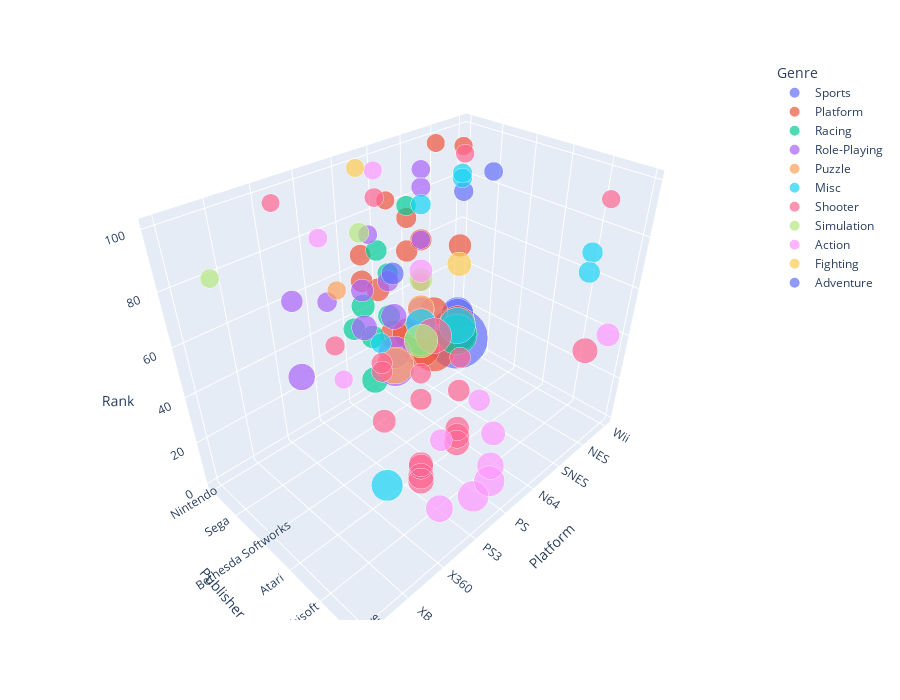

This figure's notebook cell:
### Markdown cell above
**Decided to create a 3D ScatterPlot to lump in all the information and get a basic overview**

### Code cell
px.scatter_3d(gamesales,x='Platform',y='Publisher',z='Rank',color='Genre',size ='Global_Sales',
              size_max=60,hover_data=['Name'],height=700)

### Figure 1 — Plotly figure (JSON) as saved in the notebook; plotly's stock layout.template omitted (floating-point values rounded to 4 significant figures)
{"data": [{"customdata": [["Wii Sports"], ["Wii Sports Resort"], ["Wii Fit"], ["Wii Fit Plus"], ["FIFA 16"], ["Mario & Sonic at the Olympic Games"]], "hovertemplate": "Genre=Sports<br>Platform=%{x}<br>Publisher=%{y}<br>Rank=%{z}<br>Global_Sales=%{marker.size}<br>Name=%{customdata[0]}<extra></extra>", "legendgroup": "Sports", "marker": {"color": "#636efa", "size": [82.74, 33, 22.72, 22, 8.49, 8.06], "sizemode": "area", "sizeref": 0.02298, "symbol": "circle"}, "mode": "markers", "name": "Sports", "scene": "scene", "showlegend": true, "type": "scatter3d", "x": ["Wii", "Wii", "Wii", "Wii", "PS4", "Wii"], "y": ["Nintendo", "Nintendo", "Nintendo", "Nintendo", "Electronic Arts", "Sega"], "z": [1, 4, 14, 15, 78, 86]}, {"customdata": [["Super Mario Bros."], ["New Super Mario Bros."], ["New Super Mario Bros. Wii"], ["Super Mario World"], ["Super Mario Land"], ["Super Mario Bros. 3"], ["Super Mario 64"], ["Super Mario Galaxy"], ["Super Mario 3D Land"], ["Super Mario All-Stars"], ["Super Mario 64"], ["New Super Mario Bros. 2"], ["Donkey Kong Country"], ["Super Mario Galaxy 2"], ["Crash Bandicoot 2: Cortex Strikes Back"], ["Super Mario Bros. 2"]], "hovertemplate": "Genre=Platform<br>Platform=%{x}<br>Publisher=%{y}<br>Rank=%{z}<br>Global_Sales=%{marker.size}<br>Name=%{customdata[0]}<extra></extra>", "legendgroup": "Platform", "marker": {"color": "#EF553B", "size": [40.24, 30.01, 28.62, 20.61, 18.14, 17.28, 11.89, 11.52, 10.79, 10.55, 10.42, 9.82, 9.3, 7.69, 7.58, 7.46], "sizemode": "area", "sizeref": 0.02298, "symbol": "circle"}, "mode": "markers", "name": "Platform", "scene": "scene", "showlegend": true, "type": "scatter3d", "x": ["NES", "DS", "Wii", "SNES", "GB", "NES", "N64", "Wii", "3DS", "SNES", "DS", "3DS", "SNES", "Wii", "PS", "NES"], "y": ["Nintendo", "Nintendo", "Nintendo", "Nintendo", "Nintendo", "Nintendo", "Nintendo", "Nintendo", "Nintendo", "Nintendo", "Nintendo", "Nintendo", "Nintendo", "Nintendo", "Sony Computer Entertainment", "Nintendo"], "z": [2, 7, 9, 19, 22, 23, 47, 49, 54, 58, 60, 65, 72, 92, 96, 97]}, {"customdata": [["Mario Kart Wii"], ["Mario Kart DS"], ["Gran Turismo 3: A-Spec"], ["Mario Kart 7"], ["Gran Turismo 4"], ["Gran Turismo"], ["Gran Turismo 5"], ["Mario Kart 64"], ["Gran Turismo 2"], ["Super Mario Kart"]], "hovertemplate": "Genre=Racing<br>Platform=%{x}<br>Publisher=%{y}<br>Rank=%{z}<br>Global_Sales=%{marker.size}<br>Name=%{customdata[0]}<extra></extra>", "legendgroup": "Racing", "marker": {"color": "#00cc96", "size": [35.82, 23.42, 14.98, 12.21, 11.66, 10.95, 10.77, 9.87, 9.49, 8.76], "sizemode": "area", "sizeref": 0.02298, "symbol": "circle"}, "mode": "markers", "name": "Racing", "scene": "scene", "showlegend": true, "type": "scatter3d", "x": ["Wii", "DS", "PS2", "3DS", "PS2", "PS", "PS3", "N64", "PS", "SNES"], "y": ["Nintendo", "Nintendo", "Sony Computer Entertainment", "Nintendo", "Sony Computer Entertainment", "Sony Computer Entertainment", "Sony Computer Entertainment", "Nintendo", "Sony Computer Entertainment", "Nintendo"], "z": [3, 12, 29, 43, 48, 53, 55, 64, 70, 77]}, {"customdata": [["Pokemon Red/Pokemon Blue"], ["Pokemon Gold/Pokemon Silver"], ["Pokemon Diamond/Pokemon Pearl"], ["Pokemon Ruby/Pokemon Sapphire"], ["Pokemon Black/Pokemon White"], ["Pokémon Yellow: Special Pikachu Edition"], ["Pokemon X/Pokemon Y"], ["Pokemon Omega Ruby/Pokemon Alpha Sapphire"], ["Pokemon FireRed/Pokemon LeafGreen"], ["Final Fantasy VII"], ["The Elder Scrolls V: Skyrim"], ["Pokemon Black 2/Pokemon White 2"], ["Final Fantasy X"], ["Final Fantasy VIII"], ["Pokémon Platinum Version"]], "hovertemplate": "Genre=Role-Playing<br>Platform=%{x}<br>Publisher=%{y}<br>Rank=%{z}<br>Global_Sales=%{marker.size}<br>Name=%{customdata[0]}<extra></extra>", "legendgroup": "Role-Playing", "marker": {"color": "#ab63fa", "size": [31.37, 23.1, 18.36, 15.85, 15.32, 14.64, 14.35, 11.33, 10.49, 9.72, 8.84, 8.33, 8.05, 7.86, 7.84], "sizemode": "area", "sizeref": 0.02298, "symbol": "circle"}, "mode": "markers", "name": "Role-Playing", "scene": "scene", "showlegend": true, "type": "scatter3d", "x": ["GB", "GB", "DS", "GBA", "DS", "GB", "3DS", "3DS", "GBA", "PS", "X360", "DS", "PS2", "PS", "DS"], "y": ["Nintendo", "Nintendo", "Nintendo", "Nintendo", "Nintendo", "Nintendo", "Nintendo", "Nintendo", "Nintendo", "Sony Computer Entertainment", "Bethesda Softworks", "Nintendo", "Sony Computer Entertainment", "SquareSoft", "Nintendo"], "z": [5, 13, 21, 26, 27, 31, 33, 50, 59, 67, 76, 82, 87, 88, 89]}, {"customdata": [["Tetris"], ["Brain Age 2: More Training in Minutes a Day"], ["Pac-Man"]], "hovertemplate": "Genre=Puzzle<br>Platform=%{x}<br>Publisher=%{y}<br>Rank=%{z}<br>Global_Sales=%{marker.size}<br>Name=%{customdata[0]}<extra></extra>", "legendgroup": "Puzzle", "marker": {"color": "#FFA15A", "size": [30.26, 15.3, 7.81], "sizemode": "area", "sizeref": 0.02298, "symbol": "circle"}, "mode": "markers", "name": "Puzzle", "scene": "scene", "showlegend": true, "type": "scatter3d", "x": ["GB", "DS", "2600"], "y": ["Nintendo", "Nintendo", "Atari"], "z": [6, 28, 90]}, {"customdata": [["Wii Play"], ["Kinect Adventures!"], ["Brain Age: Train Your Brain in Minutes a Day"], ["Just Dance 3"], ["Just Dance 2"], ["Minecraft"], ["Mario Party DS"], ["Wii Party"], ["Mario Party 8"]], "hovertemplate": "Genre=Misc<br>Platform=%{x}<br>Publisher=%{y}<br>Rank=%{z}<br>Global_Sales=%{marker.size}<br>Name=%{customdata[0]}<extra></extra>", "legendgroup": "Misc", "marker": {"color": "#19d3f3", "size": [29.02, 21.82, 20.22, 10.26, 9.52, 9.2, 9.02, 8.49, 8.42], "sizemode": "area", "sizeref": 0.02298, "symbol": "circle"}, "mode": "markers", "name": "Misc", "scene": "scene", "showlegend": true, "type": "scatter3d", "x": ["Wii", "X360", "DS", "Wii", "Wii", "X360", "DS", "Wii", "Wii"], "y": ["Nintendo", "Microsoft Game Studios", "Nintendo", "Ubisoft", "Ubisoft", "Microsoft Game Studios", "Nintendo", "Nintendo", "Nintendo"], "z": [8, 16, 20, 61, 69, 73, 75, 79, 81]}, {"customdata": [["Duck Hunt"], ["Call of Duty: Modern Warfare 3"], ["Call of Duty: Black Ops"], ["Call of Duty: Black Ops 3"], ["Call of Duty: Black Ops II"], ["Call of Duty: Black Ops II"], ["Call of Duty: Modern Warfare 2"], ["Call of Duty: Modern Warfare 3"], ["Call of Duty: Black Ops"], ["Halo 3"], ["Call of Duty: Modern Warfare 2"], ["Call of Duty: Ghosts"], ["Halo: Reach"], ["Halo 4"], ["Call of Duty: Ghosts"], ["Call of Duty 4: Modern Warfare"], ["Halo 2"], ["GoldenEye 007"], ["Star Wars Battlefront (2015)"], ["Call of Duty: Advanced Warfare"], ["Call of Duty: World at War"], ["Battlefield 3"]], "hovertemplate": "Genre=Shooter<br>Platform=%{x}<br>Publisher=%{y}<br>Rank=%{z}<br>Global_Sales=%{marker.size}<br>Name=%{customdata[0]}<extra></extra>", "legendgroup": "Shooter", "marker": {"color": "#FF6692", "size": [28.31, 14.76, 14.64, 14.24, 14.03, 13.73, 13.51, 13.46, 12.73, 12.14, 10.69, 10.21, 9.88, 9.76, 9.59, 9.32, 8.49, 8.09, 7.67, 7.6, 7.37, 7.34], "sizemode": "area", "sizeref": 0.02298, "symbol": "circle"}, "mode": "markers", "name": "Shooter", "scene": "scene", "showlegend": true, "type": "scatter3d", "x": ["NES", "X360", "X360", "PS4", "PS3", "X360", "X360", "PS3", "PS3", "X360", "PS3", "X360", "X360", "X360", "PS3", "X360", "XB", "N64", "PS4", "PS4", "X360", "X360"], "y": ["Nintendo", "Activision", "Activision", "Activision", "Activision", "Activision", "Activision", "Activision", "Activision", "Microsoft Game Studios", "Activision", "Activision", "Microsoft Game Studios", "Microsoft Game Studios", "Activision", "Activision", "Microsoft Game Studios", "Nintendo", "Electronic Arts", "Activision", "Activision", "Electronic Arts"], "z": [10, 30, 32, 34, 35, 36, 37, 38, 41, 44, 56, 62, 63, 66, 68, 71, 80, 85, 93, 94, 99, 100]}, {"customdata": [["Nintendogs"], ["Animal Crossing: Wild World"], ["Animal Crossing: New Leaf"], ["The Sims 3"]], "hovertemplate": "Genre=Simulation<br>Platform=%{x}<br>Publisher=%{y}<br>Rank=%{z}<br>Global_Sales=%{marker.size}<br>Name=%{customdata[0]}<extra></extra>", "legendgroup": "Simulation", "marker": {"color": "#B6E880", "size": [24.76, 12.27, 9.09, 8.11], "sizemode": "area", "sizeref": 0.02298, "symbol": "circle"}, "mode": "markers", "name": "Simulation", "scene": "scene", "showlegend": true, "type": "scatter3d", "x": ["DS", "DS", "3DS", "PC"], "y": ["Nintendo", "Nintendo", "Nintendo", "Electronic Arts"], "z": [11, 42, 74, 84]}, {"customdata": [["Grand Theft Auto V"], ["Grand Theft Auto: San Andreas"], ["Grand Theft Auto V"], ["Grand Theft Auto: Vice City"], ["Grand Theft Auto III"], ["Grand Theft Auto V"], ["Pokemon HeartGold/Pokemon SoulSilver"], ["Grand Theft Auto IV"], ["Grand Theft Auto IV"], ["FIFA Soccer 13"], ["Grand Theft Auto: Liberty City Stories"], ["The Legend of Zelda: Ocarina of Time"]], "hovertemplate": "Genre=Action<br>Platform=%{x}<br>Publisher=%{y}<br>Rank=%{z}<br>Global_Sales=%{marker.size}<br>Name=%{customdata[0]}<extra></extra>", "legendgroup": "Action", "marker": {"color": "#FF97FF", "size": [21.4, 20.81, 16.38, 16.15, 13.1, 11.98, 11.9, 11.02, 10.57, 8.24, 7.72, 7.6], "sizemode": "area", "sizeref": 0.02298, "symbol": "circle"}, "mode": "markers", "name": "Action", "scene": "scene", "showlegend": true, "type": "scatter3d", "x": ["PS3", "PS2", "X360", "PS2", "PS2", "PS4", "DS", "X360", "PS3", "PS3", "PSP", "N64"], "y": ["Take-Two Interactive", "Take-Two Interactive", "Take-Two Interactive", "Take-Two Interactive", "Take-Two Interactive", "Take-Two Interactive", "Nintendo", "Take-Two Interactive", "Take-Two Interactive", "Electronic Arts", "Take-Two Interactive", "Nintendo"], "z": [17, 18, 24, 25, 39, 45, 46, 52, 57, 83, 91, 95]}, {"customdata": [["Super Smash Bros. Brawl"], ["Super Smash Bros. for Wii U and 3DS"]], "hovertemplate": "Genre=Fighting<br>Platform=%{x}<br>Publisher=%{y}<br>Rank=%{z}<br>Global_Sales=%{marker.size}<br>Name=%{customdata[0]}<extra></extra>", "legendgroup": "Fighting", "marker": {"color": "#FECB52", "size": [13.04, 7.45], "sizemode": "area", "sizeref": 0.02298, "symbol": "circle"}, "mode": "markers", "name": "Fighting", "scene": "scene", "showlegend": true, "type": "scatter3d", "x": ["Wii", "3DS"], "y": ["Nintendo", "Nintendo"], "z": [40, 98]}, {"customdata": [["Super Mario Land 2: 6 Golden Coins"]], "hovertemplate": "Genre=Adventure<br>Platform=%{x}<br>Publisher=%{y}<br>Rank=%{z}<br>Global_Sales=%{marker.size}<br>Name=%{customdata[0]}<extra></extra>", "legendgroup": "Adventure", "marker": {"color": "#636efa", "size": [11.18], "sizemode": "area", "sizeref": 0.02298, "symbol": "circle"}, "mode": "markers", "name": "Adventure", "scene": "scene", "showlegend": true, "type": "scatter3d", "x": ["GB"], "y": ["Nintendo"], "z": [51]}], "layout": {"height": 700, "legend": {"itemsizing": "constant", "title": {"text": "Genre"}, "tracegroupgap": 0}, "margin": {"t": 60}, "scene": {"domain": {"x": [0, 1], "y": [0, 1]}, "xaxis": {"title": {"text": "Platform"}}, "yaxis": {"title": {"text": "Publisher"}}, "zaxis": {"title": {"text": "Rank"}}}}}
